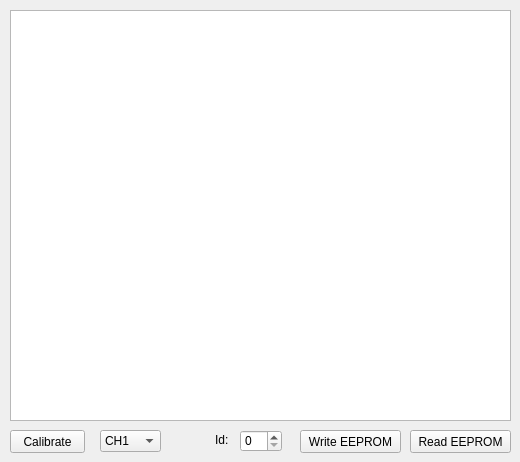
   <widget class="QWidget" name="Seite">
    <attribute name="title">
     <string>Calibration</string>
    </attribute>
    <widget class="QTextBrowser" name="memo1">
     <property name="geometry">
      <rect>
       <x>10</x>
       <y>10</y>
       <width>501</width>
       <height>411</height>
      </rect>
     </property>
     <property name="font">
      <font>
       <family>Courier New</family>
       <pointsize>10</pointsize>
      </font>
     </property>
    </widget>
    <widget class="QPushButton" name="calBtn">
     <property name="geometry">
      <rect>
       <x>10</x>
       <y>430</y>
       <width>75</width>
       <height>23</height>
      </rect>
     </property>
     <property name="text">
      <string>Calibrate</string>
     </property>
    </widget>
    <widget class="QComboBox" name="chSelBox">
     <property name="geometry">
      <rect>
       <x>100</x>
       <y>430</y>
       <width>61</width>
       <height>22</height>
      </rect>
     </property>
     <item>
      <property name="text">
       <string>CH1</string>
      </property>
     </item>
     <item>
      <property name="text">
       <string>CH2</string>
      </property>
     </item>
     <item>
      <property name="text">
       <string>CH3</string>
      </property>
     </item>
     <item>
      <property name="text">
       <string>CH4</string>
      </property>
     </item>
    </widget>
    <widget class="QPushButton" name="updateEEPROMBtn">
     <property name="geometry">
      <rect>
       <x>300</x>
       <y>430</y>
       <width>101</width>
       <height>23</height>
      </rect>
     </property>
     <property name="text">
      <string>Write EEPROM</string>
     </property>
    </widget>
    <widget class="QPushButton" name="dumpEEPROMBtn">
     <property name="geometry">
      <rect>
       <x>410</x>
       <y>430</y>
       <width>101</width>
       <height>23</height>
      </rect>
     </property>
     <property name="text">
      <string>Read EEPROM</string>
     </property>
    </widget>
    <widget class="QLabel" name="label_7">
     <property name="geometry">
      <rect>
       <x>215</x>
       <y>430</y>
       <width>21</width>
       <height>20</height>
      </rect>
     </property>
     <property name="text">
      <string>Id:</string>
     </property>
    </widget>
    <widget class="QSpinBox" name="IdNumBox">
     <property name="geometry">
      <rect>
       <x>240</x>
       <y>430</y>
       <width>42</width>
       <height>22</height>
      </rect>
     </property>
     <property name="layoutDirection">
      <enum>Qt::LeftToRight</enum>
     </property>
     <property name="maximum">
      <number>100</number>
     </property>
    </widget>
   </widget>
